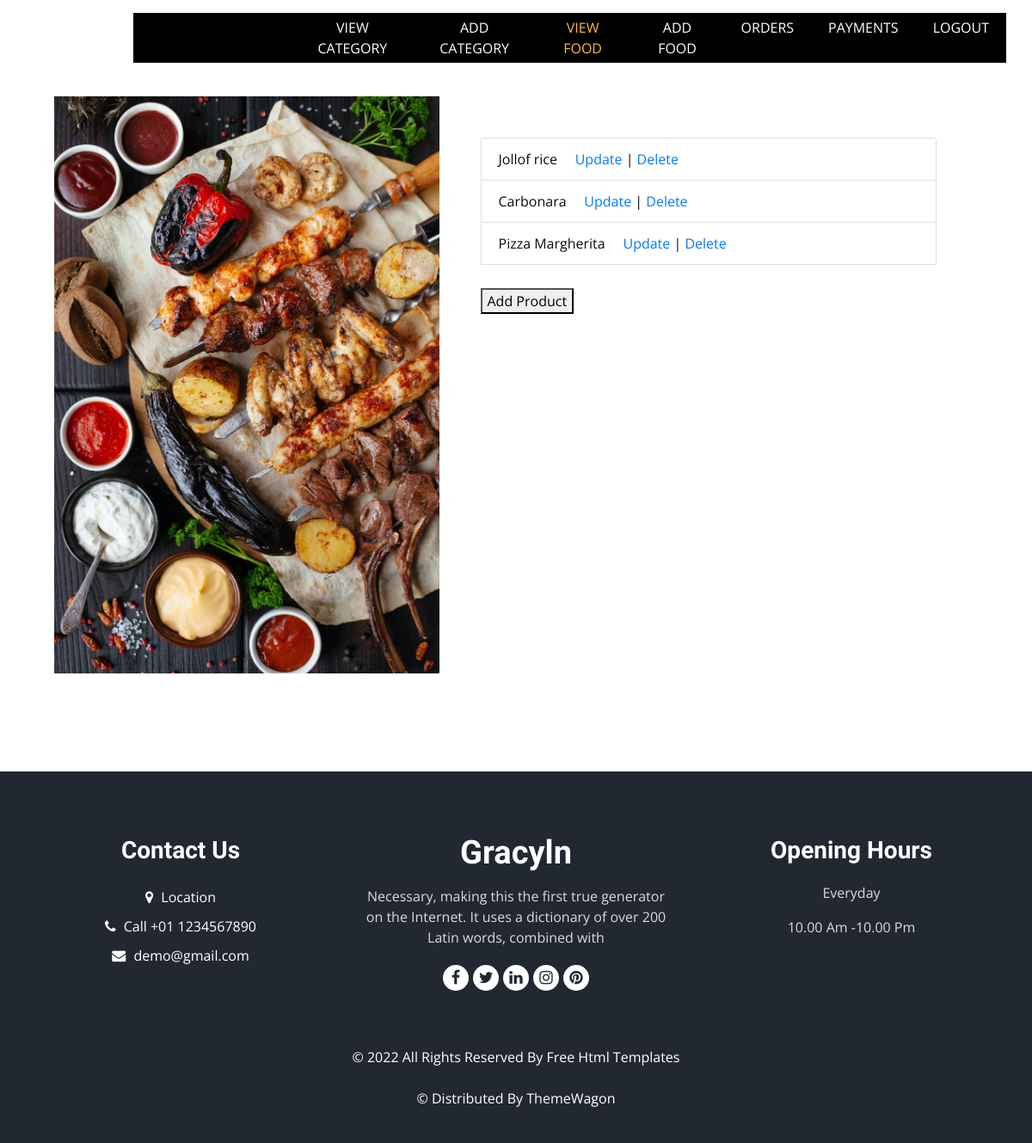
The page /Admin/view_products.php (signed in) on the database its author committed.
### tables this page shows
CREATE TABLE `products` (
  `product_id` int(11) NOT NULL,
  `product_cat` int(11) NOT NULL,
  `product_title` varchar(200) NOT NULL,
  `product_price` double NOT NULL,
  `product_desc` varchar(500) DEFAULT NULL,
  `product_image` varchar(100) DEFAULT NULL,
  `product_keywords` varchar(100) DEFAULT NULL
);

### settings/db_class.php (called while the page is built, shortened)
<?php
class Connection{
	public $db = null;
	public $results = null;
	function connection(){
		$this->db = mysqli_connect(SERVER, USERNAME, PASSWD, DATABASE);
		return true;
	}
	function query($query){
		$this->results = mysqli_query($this->db, $query);
		return true;
	}
	function fetch($query){
		if($this->query($query)) {
			return mysqli_fetch_all($this->results, MYSQLI_ASSOC);
		}
		return false;
	}
}
?>

### controllers/product_controller.php (called while the page is built, shortened)
<?php
include_once(dirname(__FILE__)).'/../classes/product_class.php';
function view_productsID_controller(){
    $category_instance = new product_class();
    return $category_instance->view_productsID();
}
?>

### classes/product_class.php (called while the page is built, shortened)
<?php
include_once(dirname(__FILE__)).'/../settings/db_class.php';
class product_class extends Connection{
    function view_productsID(){
        return $this->fetch("SELECT `product_id`, `product_title` FROM `products`");
    }
}
?>

### Admin/view_products.php (the view, shortened to what this page needs)
<?php
require("../Controllers/product_controller.php");
$ids = view_productsID_controller();
?>
<!DOCTYPE html>
<html>
<head>
<link rel="stylesheet" type="text/css" href="../css/bootstrap.css" />
<link rel="stylesheet" type="text/css" href="https://cdnjs.cloudflare.com/ajax/libs/OwlCarousel2/2.3.4/assets/owl.carousel.min.css" />
<link rel="stylesheet" href="https://cdnjs.cloudflare.com/ajax/libs/jquery-nice-select/1.1.0/css/nice-select.min.css" />
<link href="../css/font-awesome.min.css" rel="stylesheet" />
<link href="../css/style.css" rel="stylesheet" />
<link href="../css/responsive.css" rel="stylesheet" />
</head>
<header class="header_section">
 <div class="container">
   <nav class="navbar navbar-expand-lg custom_nav-container ">
     <a class="navbar-brand" href="index.php">
       <span>
       </span>
     </a>
     <div class="collapse navbar-collapse" id="navbarSupportedContent" style="background-color: black">
       <ul class="navbar-nav  mx-auto ">
       <li class="nav-item">
           <a class="nav-link" href="./view_category.php">View Category</a>
         </li>
         <li class="nav-item ">
           <a class="nav-link" href="./category.php">Add Category <span class="sr-only">(current)</span></a>
         </li>
         <li class="nav-item active">
           <a class="nav-link" href="#">View Food</a>
         </li>
         <li class="nav-item ">
           <a class="nav-link" href="../view/product.php">Add food</a>
         </li>
         <li class="nav-item ">
           <a class="nav-link" href="./view_orders.php">Orders</a>
         </li>
         <li class="nav-item">
           <a class="nav-link" href="./view_payment.php">Payments</a>
           <li class="nav-item">
           <a class="nav-link" href="../login/logout.php">Logout</a>
         </li>
       </ul>
</header>
<body class="sub_page">
<div class="food_section layout_padding-bottom">
<section class="Form my-4 mx-5">
      <div class="container">
        <div class="row no-gutters">
          <div class="col-lg-5">
            <img src="../images/african_food_wallpaper.avif" class="img-fluid">
          </div>
          <div class="col-lg-7 px-5 pt-5">
        <?php
        foreach($ids as $id){
            echo "<li class='list-group-item'>".$id['product_title']." &nbsp;&nbsp;&nbsp; <a class='btn0' href='../actions/update_product.php?id={$id['product_id']}'>Update</a> | <a class='btn0' href='../actions/delete_product.php?id={$id['product_id']}'>Delete</a></li>";
        }
      ?>
        <br>
            <a href="product.php"><button type="submit" class="btn1 mt-1 mb-1" name="addprodbtn" id="addprodbtn">Add Product</button></a>
        </div>
      </div>
    </section>
</div>
  <footer class="footer_section">
    <div class="container">
      <div class="row">
        <div class="col-md-4 footer-col">
          <div class="footer_contact">
            <h4>
              Contact Us
            </h4>
            <div class="contact_link_box">
              <a href="">
                <i class="fa fa-map-marker" aria-hidden="true"></i>
                <span>
                  Location
                </span>
              </a>
              <a href="">
                <i class="fa fa-phone" aria-hidden="true"></i>
                <span>
                  Call +01 1234567890
                </span>
              </a>
              <a href="">
                <i class="fa fa-envelope" aria-hidden="true"></i>
                <span>
                  demo@gmail.com
                </span>
              </a>
            </div>
          </div>
        </div>
        <div class="col-md-4 footer-col">
          <div class="footer_detail">
            <a href="" class="footer-logo">
             Gracyln
            </a>
            <p>
              Necessary, making this the first true generator on the Internet. It uses a dictionary of over 200 Latin words, combined with
            </p>
            <div class="footer_social">
              <a href="">
                <i class="fa fa-facebook" aria-hidden="true"></i>
              </a>
              <a href="">
                <i class="fa fa-twitter" aria-hidden="true"></i>
              </a>
              <a href="">
                <i class="fa fa-linkedin" aria-hidden="true"></i>
              </a>
              <a href="">
                <i class="fa fa-instagram" aria-hidden="true"></i>
              </a>
              <a href="">
                <i class="fa fa-pinterest" aria-hidden="true"></i>
              </a>
            </div>
          </div>
        </div>
        <div class="col-md-4 footer-col">
          <h4>
            Opening Hours
          </h4>
          <p>
            Everyday
          </p>
          <p>
            10.00 Am -10.00 Pm
          </p>
        </div>
      </div>
      <div class="footer-info">
        <p>
          &copy; <span id="displayYear"></span> All Rights Reserved By
          <a href="https://html.design/">Free Html Templates</a><br><br>
          &copy; <span id="displayYear"></span> Distributed By
          <a href="https://themewagon.com/" target="_blank">ThemeWagon</a>
        </p>
      </div>
    </div>
  </footer>
</body>
</html>

### css/style.css (style rules this page uses)
body { font-family: "Open Sans", sans-serif; color: #0c0c0c; background-color: #ffffff; overflow-x: hidden; }
.layout_padding-bottom { padding-bottom: 90px; }
a, a:hover, a:focus { text-decoration: none; }
.header_section { padding: 15px 0; }
.navbar-brand { font-family: 'Dancing Script', cursive; }
.navbar-brand span { font-weight: bold; font-size: 32px; color: #ffffff; }
.custom_nav-container { padding: 0; }
.custom_nav-container .navbar-nav { padding-left: 18%; }
.custom_nav-container .navbar-nav .nav-item .nav-link { padding: 5px 20px; color: #ffffff; text-align: center; text-transform: uppercase; border-radius: 5px; -webkit-transition: all 0.3s; transition: all 0.3s; }
.custom_nav-container .navbar-nav .nav-item:hover .nav-link, .custom_nav-container .navbar-nav .nav-item.active .nav-link { color: #ffbe33; }
.footer_section { background-color: #222831; color: #ffffff; padding: 75px 0 40px 0; text-align: center; }
.footer_section h4 { font-size: 28px; }
.footer_section h4, .footer_section .footer-logo { font-weight: 600; margin-bottom: 20px; font-family: 'Dancing Script', cursive; }
.footer_section p { color: #dbdbdb; }
.footer_section .footer-col { margin-bottom: 30px; }
.footer_section .footer_contact .contact_link_box { display: -webkit-box; display: -ms-flexbox; display: flex; -webkit-box-orient: vertical; -webkit-box-direction: normal; -ms-flex-direction: column; flex-direction: column; }
.footer_section .footer_contact .contact_link_box a { margin: 5px 0; color: #ffffff; }
.footer_section .footer_contact .contact_link_box a i { margin-right: 5px; }
.footer_section .footer-logo { display: block; font-weight: bold; font-size: 38px; line-height: 1; color: #ffffff; }
.footer_section .footer_social { display: -webkit-box; display: -ms-flexbox; display: flex; -webkit-box-pack: center; -ms-flex-pack: center; justify-content: center; margin-top: 20px; margin-bottom: 10px; }
.footer_section .footer_social a { display: -webkit-box; display: -ms-flexbox; display: flex; -webkit-box-pack: center; -ms-flex-pack: center; justify-content: center; -webkit-box-align: center; -ms-flex-align: center; align-items: center; color: #222831; width: 30px; height: 30px; border-radius: 100%; background-color: #ffffff; border-radius: 100%; margin: 0 2.5px; font-size: 18px; }
.footer_section .footer-info { text-align: center; margin-top: 25px; }
.footer_section .footer-info p { color: #ffffff; margin: 0; }
.footer_section .footer-info p a { color: inherit; }

### css/responsive.css (style rules this page uses)
@media (min-width: 1200px) { .container { max-width: 1170px; } }

### rows shown on the page
products: product_title "Jollof rice"
products: product_title "Carbonara"
products: product_title "Pizza Margherita"
